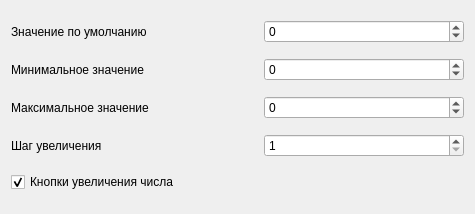
<?xml version="1.0" encoding="UTF-8"?>
<ui version="4.0">
 <class>Integer</class>
 <widget class="QWidget" name="Integer">
  <property name="geometry">
   <rect>
    <x>0</x>
    <y>0</y>
    <width>475</width>
    <height>214</height>
   </rect>
  </property>
  <property name="minimumSize">
   <size>
    <width>475</width>
    <height>0</height>
   </size>
  </property>
  <property name="windowTitle">
   <string>Integer</string>
  </property>
  <layout class="QVBoxLayout" name="verticalLayout">
   <item>
    <layout class="QHBoxLayout" name="defaultLayout">
     <item>
      <widget class="QLabel" name="defaultLabel">
       <property name="sizePolicy">
        <sizepolicy hsizetype="Maximum" vsizetype="Preferred">
         <horstretch>0</horstretch>
         <verstretch>0</verstretch>
        </sizepolicy>
       </property>
       <property name="text">
        <string>Значение по умолчанию</string>
       </property>
      </widget>
     </item>
     <item>
      <spacer name="defaultSpacer">
       <property name="orientation">
        <enum>Qt::Horizontal</enum>
       </property>
       <property name="sizeHint" stdset="0">
        <size>
         <width>40</width>
         <height>20</height>
        </size>
       </property>
      </spacer>
     </item>
     <item>
      <widget class="QSpinBox" name="defaultField">
       <property name="minimumSize">
        <size>
         <width>200</width>
         <height>0</height>
        </size>
       </property>
       <property name="minimum">
        <number>-2147483647</number>
       </property>
       <property name="maximum">
        <number>2147483647</number>
       </property>
      </widget>
     </item>
    </layout>
   </item>
   <item>
    <layout class="QHBoxLayout" name="minValueLayout">
     <item>
      <widget class="QLabel" name="minValueLabel">
       <property name="sizePolicy">
        <sizepolicy hsizetype="Maximum" vsizetype="Preferred">
         <horstretch>0</horstretch>
         <verstretch>0</verstretch>
        </sizepolicy>
       </property>
       <property name="text">
        <string>Минимальное значение</string>
       </property>
      </widget>
     </item>
     <item>
      <spacer name="minValueSpacer">
       <property name="orientation">
        <enum>Qt::Horizontal</enum>
       </property>
       <property name="sizeHint" stdset="0">
        <size>
         <width>40</width>
         <height>20</height>
        </size>
       </property>
      </spacer>
     </item>
     <item>
      <widget class="QSpinBox" name="minValueField">
       <property name="minimumSize">
        <size>
         <width>200</width>
         <height>0</height>
        </size>
       </property>
       <property name="minimum">
        <number>-2147483647</number>
       </property>
       <property name="maximum">
        <number>2147483647</number>
       </property>
      </widget>
     </item>
    </layout>
   </item>
   <item>
    <layout class="QHBoxLayout" name="maxValueLayout">
     <item>
      <widget class="QLabel" name="maxValueLabel">
       <property name="sizePolicy">
        <sizepolicy hsizetype="Maximum" vsizetype="Preferred">
         <horstretch>0</horstretch>
         <verstretch>0</verstretch>
        </sizepolicy>
       </property>
       <property name="text">
        <string>Максимальное значение</string>
       </property>
      </widget>
     </item>
     <item>
      <spacer name="maxValueSpacer">
       <property name="orientation">
        <enum>Qt::Horizontal</enum>
       </property>
       <property name="sizeHint" stdset="0">
        <size>
         <width>40</width>
         <height>20</height>
        </size>
       </property>
      </spacer>
     </item>
     <item>
      <widget class="QSpinBox" name="maxValueField">
       <property name="minimumSize">
        <size>
         <width>200</width>
         <height>0</height>
        </size>
       </property>
       <property name="minimum">
        <number>-2147483647</number>
       </property>
       <property name="maximum">
        <number>2147483647</number>
       </property>
      </widget>
     </item>
    </layout>
   </item>
   <item>
    <layout class="QHBoxLayout" name="stepLayout">
     <item>
      <widget class="QLabel" name="stepLabel">
       <property name="sizePolicy">
        <sizepolicy hsizetype="Maximum" vsizetype="Preferred">
         <horstretch>0</horstretch>
         <verstretch>0</verstretch>
        </sizepolicy>
       </property>
       <property name="text">
        <string>Шаг увеличения</string>
       </property>
      </widget>
     </item>
     <item>
      <spacer name="stepSpace">
       <property name="orientation">
        <enum>Qt::Horizontal</enum>
       </property>
       <property name="sizeHint" stdset="0">
        <size>
         <width>40</width>
         <height>20</height>
        </size>
       </property>
      </spacer>
     </item>
     <item>
      <widget class="QSpinBox" name="stepField">
       <property name="minimumSize">
        <size>
         <width>200</width>
         <height>0</height>
        </size>
       </property>
       <property name="minimum">
        <number>1</number>
       </property>
       <property name="maximum">
        <number>2147483647</number>
       </property>
      </widget>
     </item>
    </layout>
   </item>
   <item>
    <widget class="QCheckBox" name="increaseButtonsCheckbox">
     <property name="text">
      <string>Кнопки увеличения числа</string>
     </property>
     <property name="checked">
      <bool>true</bool>
     </property>
    </widget>
   </item>
  </layout>
 </widget>
 <resources/>
 <connections/>
</ui>
